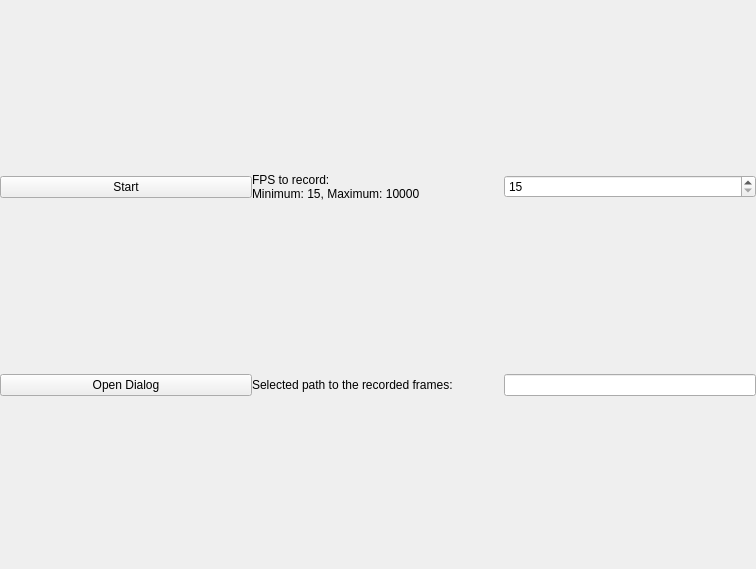
<?xml version="1.0" encoding="UTF-8"?>
<ui version="4.0">
 <class>record_data_widget</class>
 <widget class="QWidget" name="record_data_widget">
  <property name="geometry">
   <rect>
    <x>0</x>
    <y>0</y>
    <width>756</width>
    <height>569</height>
   </rect>
  </property>
  <property name="windowTitle">
   <string>Form</string>
  </property>
  <layout class="QGridLayout" name="gridLayout">
   <property name="leftMargin">
    <number>0</number>
   </property>
   <property name="topMargin">
    <number>0</number>
   </property>
   <property name="rightMargin">
    <number>0</number>
   </property>
   <property name="bottomMargin">
    <number>0</number>
   </property>
   <property name="spacing">
    <number>0</number>
   </property>
   <item row="1" column="0">
    <widget class="QPushButton" name="start_record_button">
     <property name="sizePolicy">
      <sizepolicy hsizetype="Expanding" vsizetype="Fixed">
       <horstretch>0</horstretch>
       <verstretch>0</verstretch>
      </sizepolicy>
     </property>
     <property name="text">
      <string>Start</string>
     </property>
    </widget>
   </item>
   <item row="1" column="2">
    <widget class="QSpinBox" name="fps_record_spin_box">
     <property name="minimum">
      <number>15</number>
     </property>
     <property name="maximum">
      <number>10000</number>
     </property>
    </widget>
   </item>
   <item row="1" column="1">
    <widget class="QLabel" name="fps_record_label">
     <property name="sizePolicy">
      <sizepolicy hsizetype="Expanding" vsizetype="Preferred">
       <horstretch>0</horstretch>
       <verstretch>0</verstretch>
      </sizepolicy>
     </property>
     <property name="text">
      <string>&lt;span&gt;FPS to record:&lt;/span&gt;&lt;br&gt;
&lt;span&gt; Minimum: 15, Maximum: 10000 &lt;/span&gt;</string>
     </property>
     <property name="wordWrap">
      <bool>true</bool>
     </property>
    </widget>
   </item>
   <item row="0" column="0" colspan="3">
    <layout class="QVBoxLayout" name="main_layout"/>
   </item>
   <item row="2" column="2">
    <widget class="QLineEdit" name="path_to_frames_line_edit">
     <property name="sizePolicy">
      <sizepolicy hsizetype="Expanding" vsizetype="Fixed">
       <horstretch>0</horstretch>
       <verstretch>0</verstretch>
      </sizepolicy>
     </property>
     <property name="readOnly">
      <bool>true</bool>
     </property>
    </widget>
   </item>
   <item row="2" column="0">
    <widget class="QPushButton" name="open_dialog_button">
     <property name="text">
      <string>Open Dialog</string>
     </property>
    </widget>
   </item>
   <item row="2" column="1">
    <widget class="QLabel" name="path_to_frames_label">
     <property name="text">
      <string>Selected path to the recorded frames:</string>
     </property>
    </widget>
   </item>
  </layout>
 </widget>
 <resources/>
 <connections/>
</ui>
